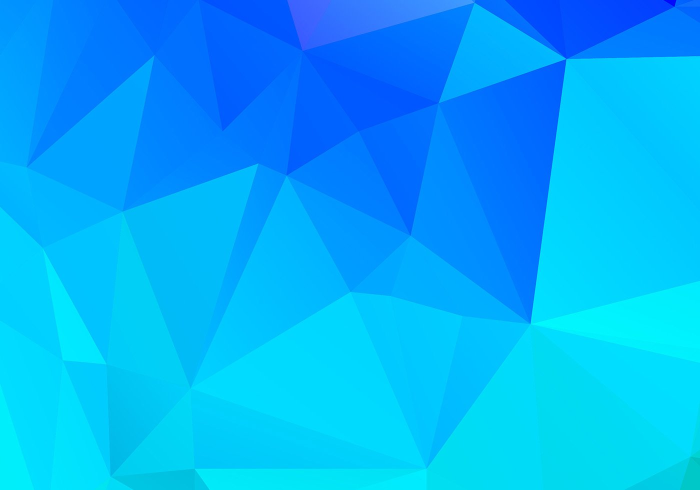
%> input picture test.jpg, 1400 x 980 px (shown at 1/2 size)
$ octave Untitled.m   (GNU Octave 9; MATLAB toolbox functions it lacks are replaced by stand-ins)
%> lines starting %> are read from the running program, lines starting %| are printed output that depends on the picture
close all;
clear;
clc;

Ia = uint8(255* checkerboard(10));
im = imread('test.jpg');
%> im is the input picture: size 980x1400x3 uint8; mean R, G, B 1.4, 174.8, 252.5
im = rgb2gray(im);
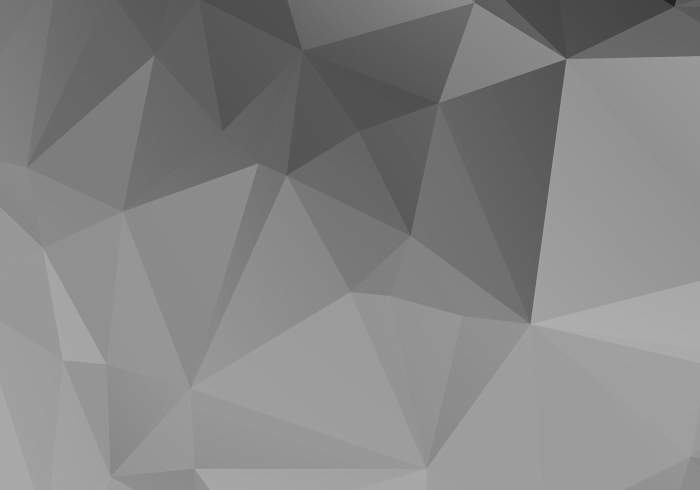
%> im: size 980x1400 uint8 (shown at 1/2 size); min 30, max 178, mean 131.8

H1 = (1 / (9)) * ones(3, 3);
H2 = [
    -1 0 1;
    -2 0 2;
    -1 0 1];

im_out = uint8(abs(xcorr2(im, H1)));
% im_out = uint8(abx(imfilter(im, H2)));

Ib = uint8(xcorr2(Ia, H1));

figure, imshow(im), title('in');
figure, imshow(im_out), title('out');
im_out(1,1) = 3434;
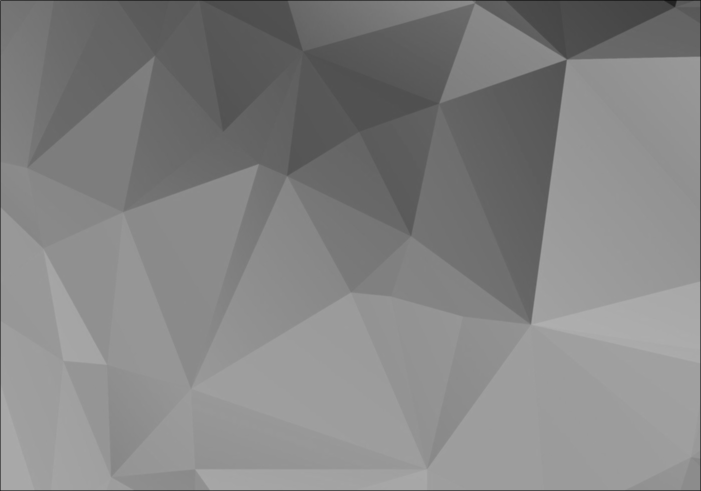
%> im_out: size 982x1402 uint8 (shown at 1/2 size); min 11, max 255, mean 131.4

% figure, imshow(Ia), title('in');
% figure, imshow(Ib), title('out');
